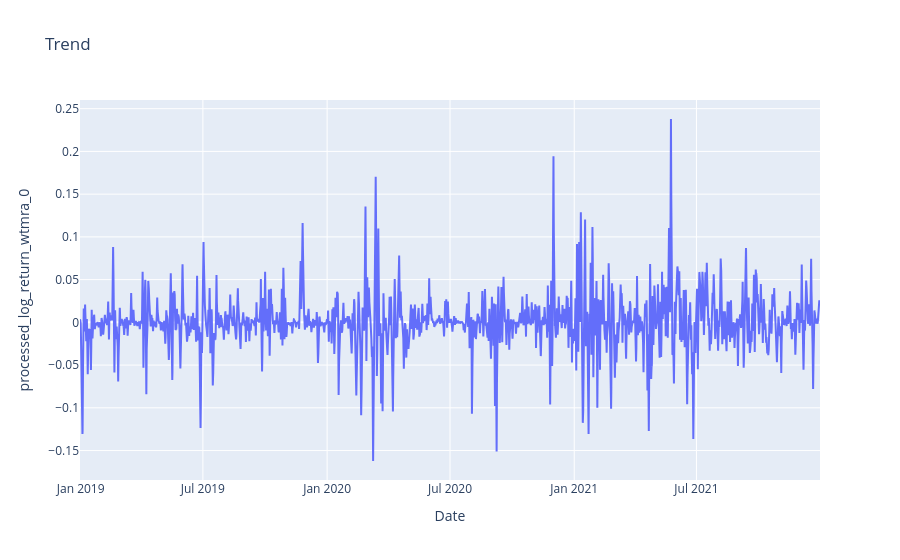
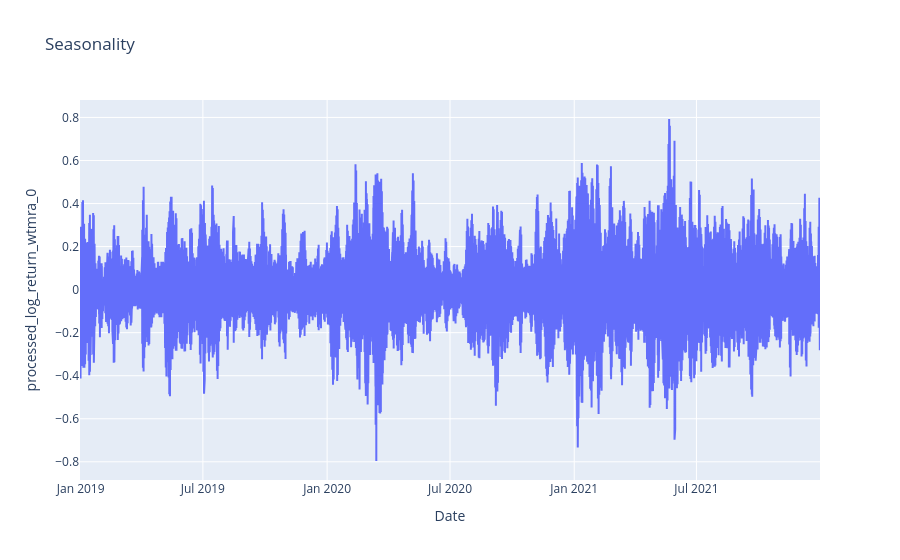
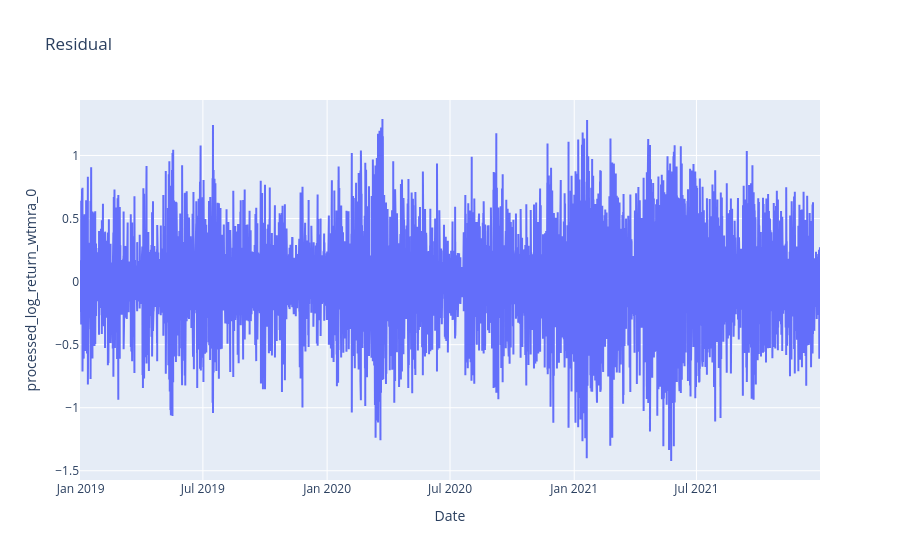

The cell these charts' notebook holds for them, in order:
### Code cell
# Lets decompose the series using Loess

stl = STL(data[column_name], period=24, robust=True)
res = stl.fit()

# Lets plot the decomposition using plotly

# Trend
fig = go.Figure()
fig.add_trace(go.Scatter(x=data.index, y=res.trend, name='Trend'))

fig.update_layout(title='Trend', xaxis_title='Date', yaxis_title=column_name)
fig.show()

# Seasonality
fig = go.Figure()
fig.add_trace(go.Scatter(x=data.index, y=res.seasonal, name='Seasonality'))

fig.update_layout(title='Seasonality', xaxis_title='Date', yaxis_title=column_name)
fig.show()

# Residual
fig = go.Figure()
fig.add_trace(go.Scatter(x=data.index, y=res.resid, name='Residual'))

fig.update_layout(title='Residual', xaxis_title='Date', yaxis_title=column_name)
fig.show()

# fig = res.plot()

### Figure 1 — Plotly figure (JSON) as saved in the notebook; plotly's stock layout.template omitted (floating-point values rounded to 4 significant figures; data arrays with more than 128 entries replaced by an {"elided": "..."} marker saying what was removed)
{"data": [{"name": "Trend", "type": "scatter", "x": {"elided": "26305 str values"}, "y": {"elided": "26305 float values"}}], "layout": {"title": {"text": "Trend"}, "xaxis": {"title": {"text": "Date"}}, "yaxis": {"title": {"text": "processed_log_return_wtmra_0"}}}}

### Figure 2 — Plotly figure (JSON) as saved in the notebook; plotly's stock layout.template omitted (floating-point values rounded to 4 significant figures; data arrays with more than 128 entries replaced by an {"elided": "..."} marker saying what was removed)
{"data": [{"name": "Seasonality", "type": "scatter", "x": {"elided": "26305 str values"}, "y": {"elided": "26305 float values"}}], "layout": {"title": {"text": "Seasonality"}, "xaxis": {"title": {"text": "Date"}}, "yaxis": {"title": {"text": "processed_log_return_wtmra_0"}}}}

### Figure 3 — Plotly figure (JSON) as saved in the notebook; plotly's stock layout.template omitted (floating-point values rounded to 4 significant figures; data arrays with more than 128 entries replaced by an {"elided": "..."} marker saying what was removed)
{"data": [{"name": "Residual", "type": "scatter", "x": {"elided": "26305 str values"}, "y": {"elided": "26305 float values"}}], "layout": {"title": {"text": "Residual"}, "xaxis": {"title": {"text": "Date"}}, "yaxis": {"title": {"text": "processed_log_return_wtmra_0"}}}}
